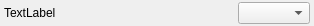
<?xml version="1.0" encoding="UTF-8"?>
<ui version="4.0">
 <class>ReferenceParameterWidget</class>
 <widget class="QWidget" name="ReferenceParameterWidget">
  <property name="geometry">
   <rect>
    <x>0</x>
    <y>0</y>
    <width>314</width>
    <height>26</height>
   </rect>
  </property>
  <property name="windowTitle">
   <string>Form</string>
  </property>
  <layout class="QGridLayout" name="gridLayout">
   <property name="leftMargin">
    <number>4</number>
   </property>
   <property name="topMargin">
    <number>0</number>
   </property>
   <property name="rightMargin">
    <number>4</number>
   </property>
   <property name="bottomMargin">
    <number>0</number>
   </property>
   <item row="0" column="0">
    <widget class="QLabel" name="label">
     <property name="text">
      <string>TextLabel</string>
     </property>
    </widget>
   </item>
   <item row="0" column="1">
    <spacer name="horizontalSpacer">
     <property name="orientation">
      <enum>Qt::Horizontal</enum>
     </property>
     <property name="sizeHint" stdset="0">
      <size>
       <width>101</width>
       <height>20</height>
      </size>
     </property>
    </spacer>
   </item>
   <item row="0" column="2">
    <widget class="QComboBox" name="comboBox"/>
   </item>
  </layout>
 </widget>
 <resources/>
 <connections/>
</ui>
